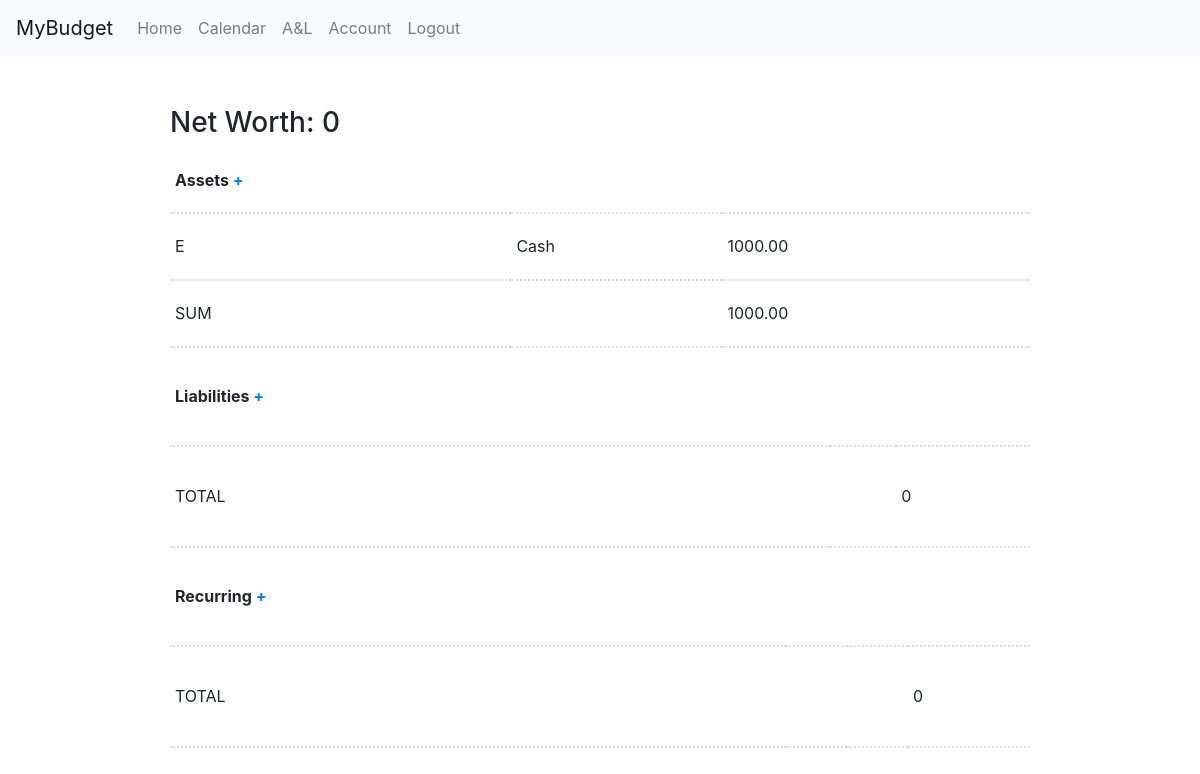
The app's page /A&L/ (signed in), older data.
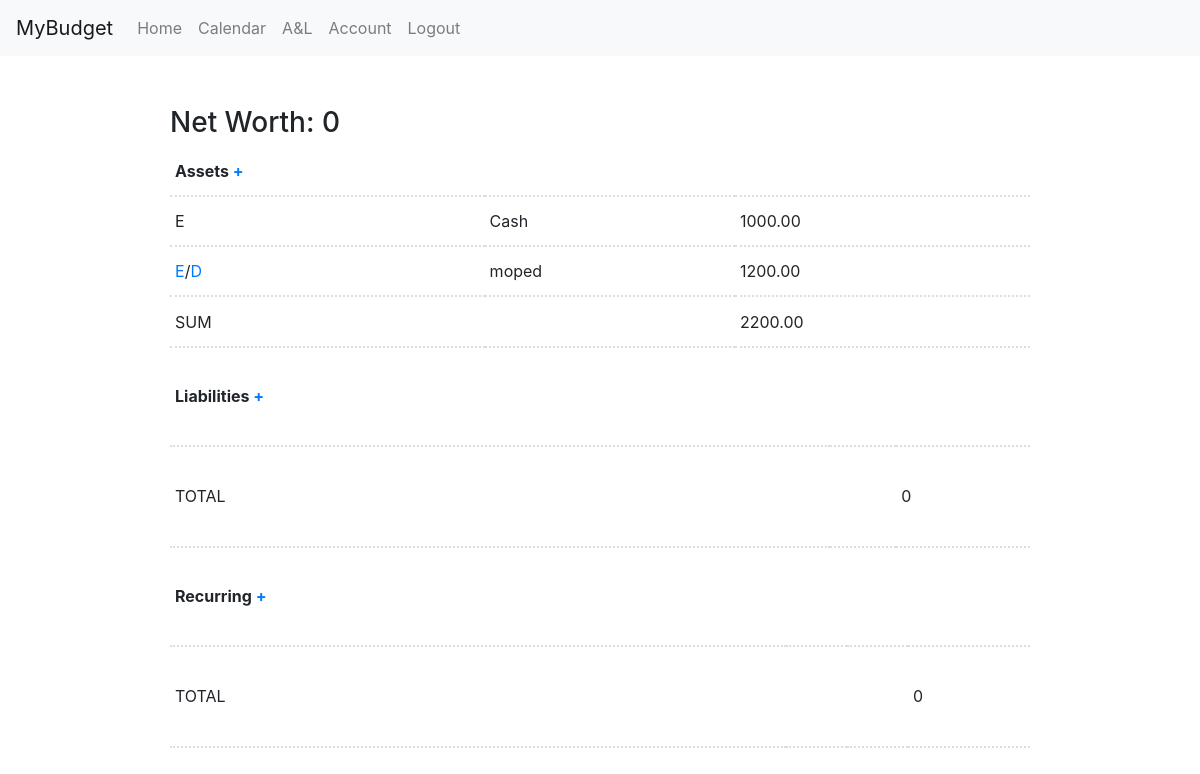
The same page, newer data.
### main/models.py (models this page shows, shortened)
class Profile(models.Model):
    userId = models.OneToOneField(User, on_delete=models.CASCADE,)
    cash = models.DecimalField(max_digits=12, decimal_places=2, blank=False, default=0)

class asset(models.Model):
    asset_id = models.AutoField(primary_key=True)
    name = models.CharField(max_length=50)
    value = models.DecimalField(max_digits=8, decimal_places=2)
    depreciation = models.DecimalField(max_digits=8, decimal_places=2, blank=True, default=0)
    appreciation = models.DecimalField(max_digits=8, decimal_places=2, blank=True, default=0)
    acquisition_date = models.DateField(auto_now_add=True)
    userId = models.ForeignKey(User, on_delete=models.CASCADE, null=False)

### main/views.py (the view)
# urls.py: path('A&L/', views.assetsLiabilities, name='A&L'),
@login_required(login_url='/login/')
def assetsLiabilities(request):
    user = request.user
    profile = Profile.objects.get(userId=user)
    assets = asset.objects.filter(userId=user)
    liabilities = liability.objects.filter(userId=user)
    posRecurringItems = recurring.objects.filter(userId=user).filter(category="Income")
    negRecurringItems = recurring.objects.filter(userId=user).filter(category="Expense")
    netWorth = 0
    assetTotal = profile.cash
    liabilitiesTotal = 0
    recurringTotal = 0
    for assetItem in assets:
        assetTotal += assetItem.value
    for liabilityItem in liabilities:
        liabilitiesTotal += liabilityItem.value
    for recurringItem in negRecurringItems:
        recurringTotal -= recurringItem.value
    for recurringItem in posRecurringItems:
        recurringTotal += recurringItem.value
    context = {"assets":assets, "liabilities":liabilities, "posRecurringItems":posRecurringItems, "negRecurringItems":negRecurringItems, "profile":profile, "netWorth": netWorth, "assetTotal":assetTotal, "liabilitiesTotal":liabilitiesTotal, "recurringTotal":recurringTotal}
    return render(request, 'main/alr.html', context)

### main/templates/main/alr.html (shortened to what this page needs)
{% extends "base.html" %}
{% load crispy_forms_tags %}
{% block content %}
    <h3 style="padding-top: 50px;">Net Worth: {{netWorth}}</h3>
    <div class="max-width">
          <div>
            <table>
              <tr>
                <th>Assets <a href="{% url 'createAsset' %}">+</a></th>
                <th></th>
                <th></th>
              </tr>
              <tr>
                <td><a>E</a></td>
                <td>Cash</td>
                <td>{{profile.cash}}</td>
              </tr>
              {% for asset in assets %}
                <tr>
                    <td><a href="{% url 'editAsset' asset.asset_id %}">E</a>/<a href="{% url 'deleteAsset' asset.asset_id %}">D</a></td>
                    <td>{{asset.name}}</td>
                    <td>{{asset.value}}</td>
                </tr>
              {% endfor %}
              <tr>
                <td>SUM</td>
                <td></td>
                <td>{{assetTotal}}</td>
              </tr>
            </table>
          </div>
          <div>
            <table>
                <tr>
                  <th>Liabilities <a href="{% url 'createLiability'%}">+</a></th>
                  <th></th>
                  <th></th>
                </tr>
                <tr>
                  <td>TOTAL</td>
                  <td></td>
                  <td>{{liabilitiesTotal}}</td>
                </tr>
              </table>
          </div>
          <div>
            <table>
                <tr>
                  <th>Recurring <a href="{% url 'createRecurring' %}">+</a></th>
                  <th></th>
                  <th></th>
                  <th></th>
                </tr>
                <tr>
                  <td>TOTAL</td>
                  <td></td>
                  <td></td>
                  <td>{{recurringTotal}}</td>
                </tr>
              </table>
          </div>
      </div>
{% endblock %}

Row changes from the older to the newer data that the page shows:
shown differently, row unchanged: Profile: cash "1000.00" → (not shown)
added asset: name "moped", value "1200.00"
Text that changed along with them:
{{ assetTotal }}: (not shown) → "2200.00"
